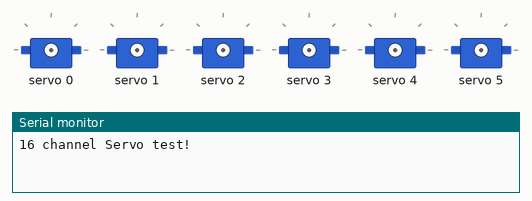
Recording of a sketch running on a simulated Arduino Uno, built with avr-gcc and run on an emulated ATmega328P. Shown: 6 × servo, the last lines printed to the serial monitor.

Above: at 0.1 s.
At 13.6 s:
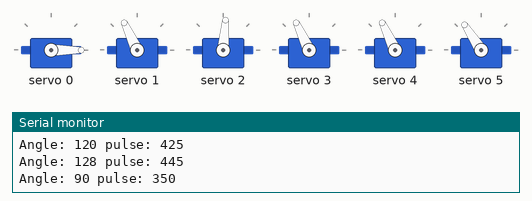
At 15.6 s:
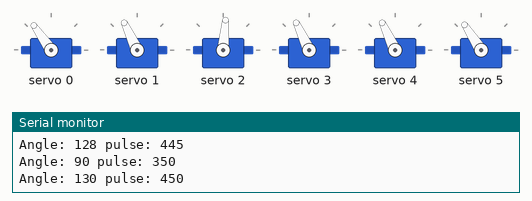
At 18.6 s:
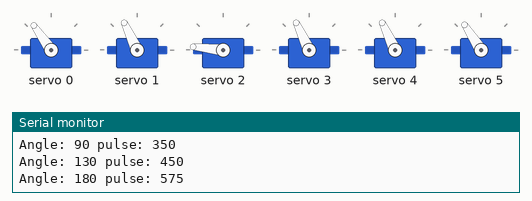
At 24.6 s:
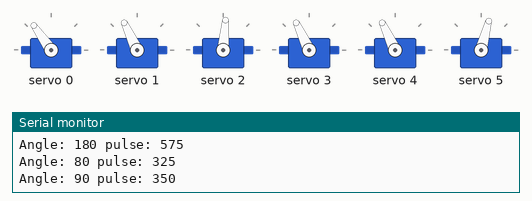
At 34.1 s:
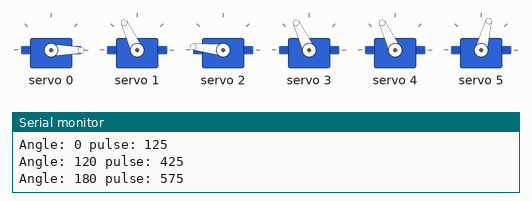
Timing chart, 0 to 35.6 s (numbered marks = the images above):
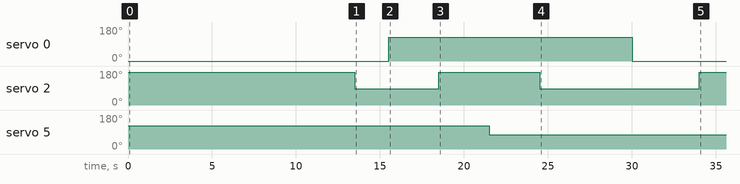

The sketch:

robot.ino
```cpp
#include <Wire.h>
#include <Adafruit_PWMServoDriver.h>


Adafruit_PWMServoDriver pwm = Adafruit_PWMServoDriver();

#define SERVOMIN  125 // this is the 'minimum' pulse length count (out of 4096)
#define SERVOMAX  575 // this is the 'maximum' pulse length count (out of 4096)

// our servo # counter
uint8_t servonum = 0;

void setup() {
  Serial.begin(9600);
  Serial.println("16 channel Servo test!");

  pwm.begin();

  pwm.setPWMFreq(60);  // Analog servos run at ~60 Hz updates

  //yield();
}

// the code inside loop()
void loop() {


for(int i=0; i<16; i++)
  {
    for( int angle =0; angle<181; angle +=10){
      delay(500);
      //Point A
        pwm.setPWM(0, 0, angleToPulse(0) );
        delay(2000);
        pwm.setPWM(1, 0, angleToPulse(120) );
        delay(2000);
        pwm.setPWM(2, 0, angleToPulse(180) );
        delay(2000);

        pwm.setPWM(3, 0, angleToPulse(120) );
        delay(2000);
         pwm.setPWM(4, 0, angleToPulse(120) );
        delay(2000);

         pwm.setPWM(5, 0, angleToPulse(128) );
        delay(3000);


        pwm.setPWM(2, 0, angleToPulse(90) );
        delay(2000);

      //Point B
        pwm.setPWM(0, 0, angleToPulse(130) );
        delay(3000);
        pwm.setPWM(2, 0, angleToPulse(180) );
        delay(3000);

       pwm.setPWM(5, 0, angleToPulse(80) );
        delay(3000);

        pwm.setPWM(2, 0, angleToPulse(90) );
        delay(5000);


    }

  }


  delay(1000);// wait for 1 second

}


int angleToPulse(int ang){
   int pulse = map(ang,0, 180, SERVOMIN,SERVOMAX);// map angle of 0 to 180 to Servo min and Servo max
   Serial.print("Angle: ");Serial.print(ang);
   Serial.print(" pulse: ");Serial.println(pulse);
   return pulse;
}
```

Measured:
- by itself, servo 0: 0° → 125° at 15.5 s, → 0° 14.5 s later
- by itself, servo 2: 174° → 85° at 13.5 s, → 174° 5.0 s later, → 85° 6.0 s later, → 174° 9.5 s later
- by itself, servo 5: 123° → 75° at 21.5 s
